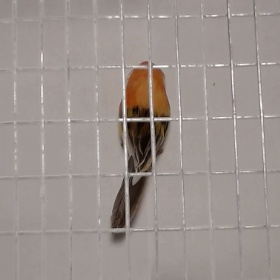
#> input picture Bird_Monitor_v1/test_images/bird_pos.jpg, 280 x 280 px, found by its file name; the run also reads 1 picture not shown here
$ python image_test.py
#> lines starting #> are read from the running program, lines starting #| are printed output that depends on the picture
import cv2 as cv

bird_pos = cv.imread('test_images/bird_pos.jpg', 0)
#> bird_pos: shape (280, 280); min 3, max 253, mean 148.8
bird_neg1 = cv.imread('test_images/bird_neg1.jpg', 0)
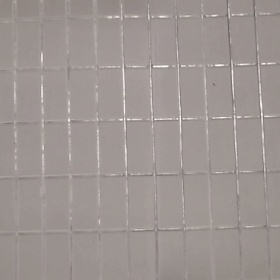
#> input picture Bird_Monitor_v1/test_images/bird_neg1.jpg, 280 x 280 px, found by its file name
#> bird_neg1: shape (280, 280); min 88, max 252, mean 151.4
bird_neg2 = cv.imread('test_images/bird_neg2.jpg', 0)
#> bird_neg2: shape (280, 280); min 89, max 255, mean 152.1
bird_left = cv.imread('test_images/bird_left.jpg', 0)
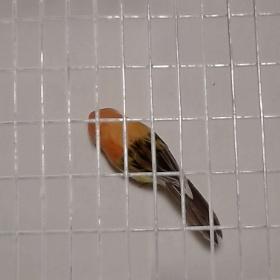
#> input picture Bird_Monitor_v1/test_images/bird_left.jpg, 280 x 280 px, found by its file name
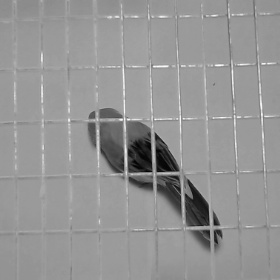
#> bird_left: shape (280, 280); min 2, max 253, mean 148.5
bird_right = cv.imread('test_images/bird_right.jpg', 0)
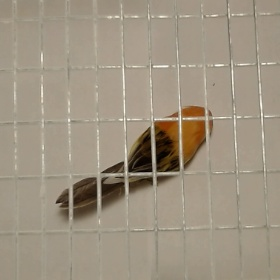
#> input picture Bird_Monitor_v1/test_images/bird_right.jpg, 280 x 280 px, found by its file name
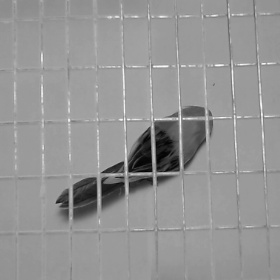
#> bird_right: shape (280, 280); min 2, max 254, mean 148.3

# [8 lines of commented-out code are left out]
variation_per_measurement = cv.absdiff(bird_neg1, bird_neg2)
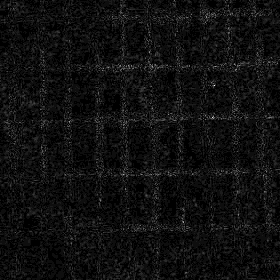
#> variation_per_measurement: shape (280, 280); min 0, max 18, mean 1.09; drawn with min black and max white

# Display the frames and the pixel difference plot
# cv.imshow('Pixel Difference', noise_frame)
print("Variation: \n", variation_per_measurement)
#> (printed output is left out)


# Subtract the negative baseline from the positive baseline to get the bird
bird_frame = cv.absdiff(bird_pos, bird_neg1)
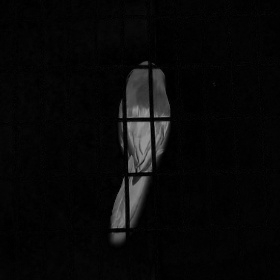
#> bird_frame: shape (280, 280); min 0, max 155, mean 8.5

# Display the frames and the pixel difference plot
cv.imshow('Bird Frame', bird_frame)


cv.waitKey(0)
cv.destroyAllWindows()
